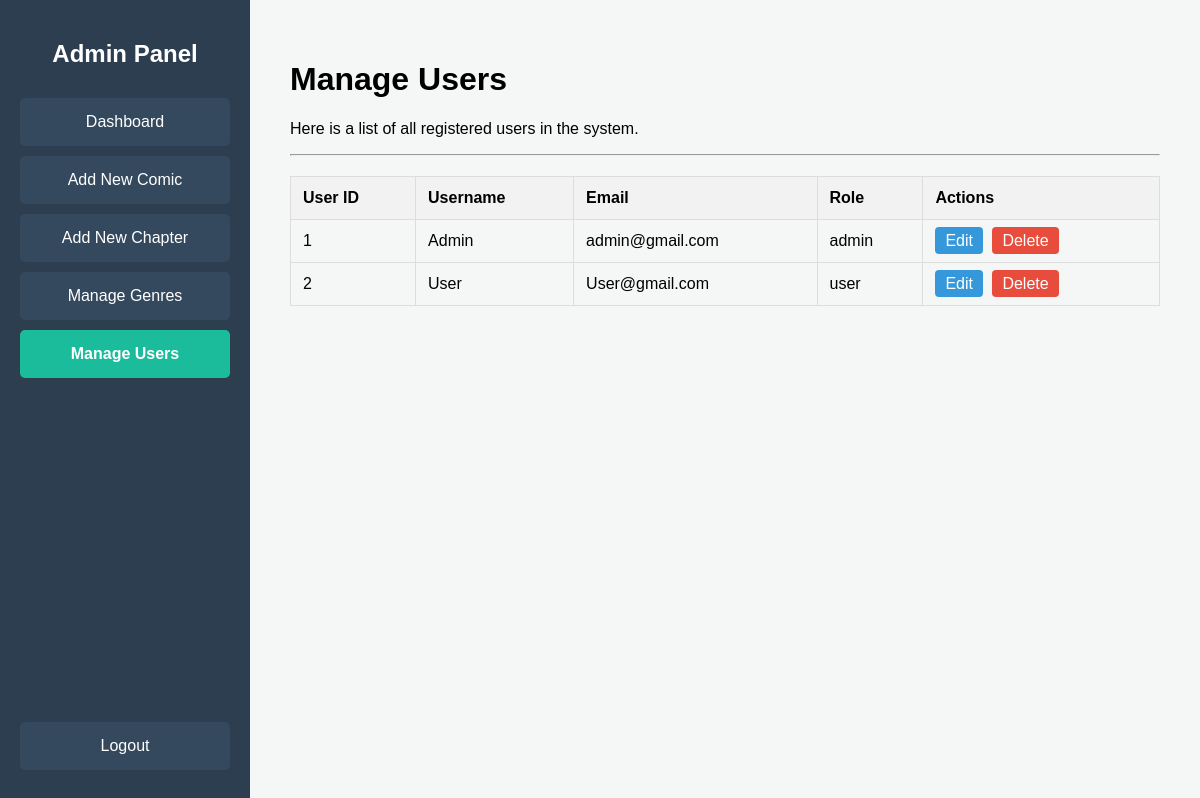
The page /code/admin/manage_users.php (signed in) on the database as committed earlier.
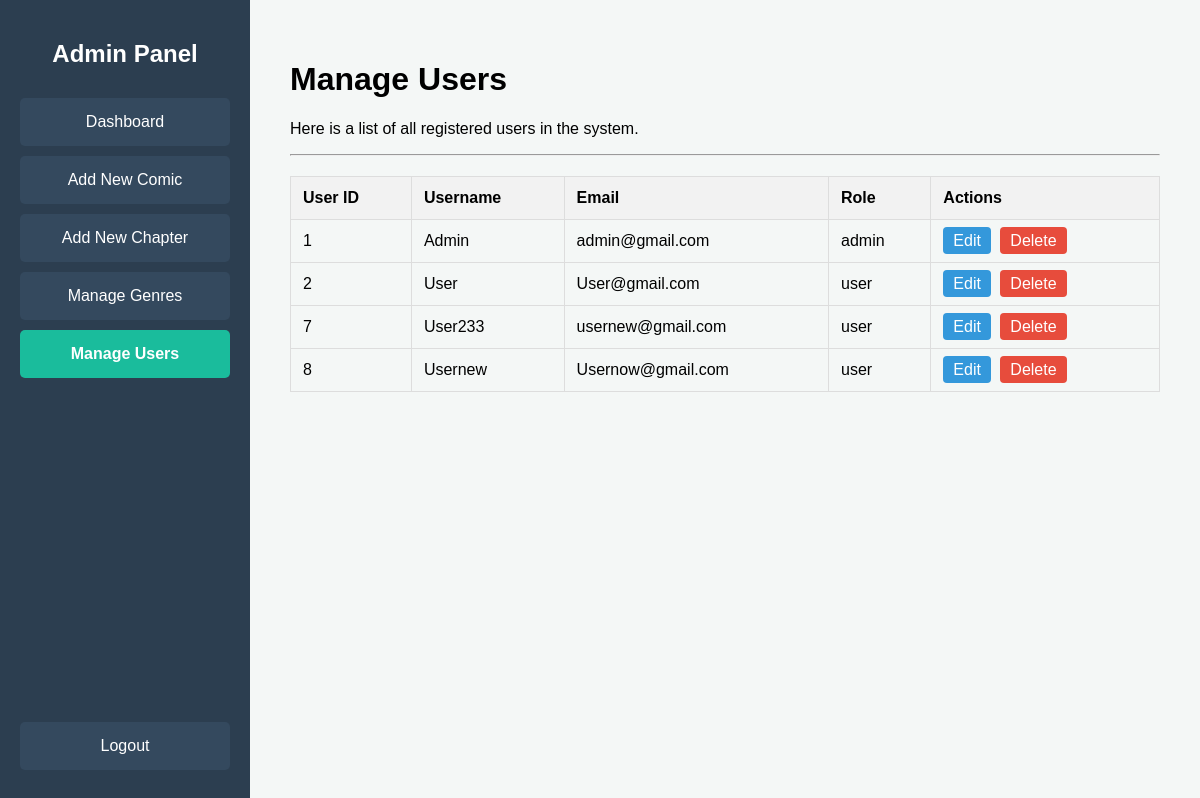
The same page on the database as committed later.
### tables this page shows
CREATE TABLE `tb_user` (
  `user_id` int(5) NOT NULL,
  `username` varchar(32) NOT NULL,
  `email` varchar(255) NOT NULL,
  `password` varchar(255) NOT NULL,
  `role` enum('admin','user') NOT NULL,
  `profile_picture_url` varchar(255) DEFAULT NULL,
  `created_at` date NOT NULL
);

### code/admin/manage_users.php (the view, shortened to what this page needs)
<?php
include '../connection.php';
?>
<!DOCTYPE html>
<html lang="en">
<head>
    <link rel="stylesheet" href="../../assets/css/admin_style.css">
</head>
<body>
    <div class="dashboard-container">
        <div class="sidebar">
            <h2>Admin Panel</h2>
            <a href="dashboard.php" class="nav-button">Dashboard</a>
            <a href="add_comic.php" class="nav-button">Add New Comic</a>
            <a href="add_chapter.php" class="nav-button">Add New Chapter</a>
            <a href="manage_genres.php" class="nav-button">Manage Genres</a>
            <a href="manage_users.php" class="nav-button active">Manage Users</a>
            <a href="../logout.php" class="nav-button logout-button" onclick="return confirm('Are you sure you want to log out?');">Logout</a>
        </div>
        <div class="main-content">
            <h1>Manage Users</h1>
            <p>Here is a list of all registered users in the system.</p>
            <hr>
            <table class="data-table">
                <thead>
                    <tr>
                        <th>User ID</th>
                        <th>Username</th>
                        <th>Email</th>
                        <th>Role</th>
                        <th>Actions</th>
                    </tr>
                </thead>
                <tbody>
                    <?php
                        $sql = "SELECT user_id, username, email, role FROM tb_user";
                        $result = mysqli_query($conn, $sql);
                        while ($user = mysqli_fetch_assoc($result)) {
                            echo '<tr>';
                            echo '<td>' . $user['user_id'] . '</td>';
                            echo '<td>' . htmlspecialchars($user['username']) . '</td>';
                            echo '<td>' . htmlspecialchars($user['email']) . '</td>';
                            echo '<td>' . htmlspecialchars($user['role']) . '</td>';
                            echo '<td>
                                    <a href="edit_user.php?id=' . $user['user_id'] . '" class="action-btn edit-btn">Edit</a>
                                    <a href="delete_user.php?id=' . $user['user_id'] . '" class="action-btn delete-btn" onclick="return confirm(\'Are you sure you want to delete this user?\');">Delete</a>
                                  </td>';
                            echo '</tr>';
                        }
                    ?>
                </tbody>
            </table>
        </div>
    </div>
</body>
</html>

Rows that differ between the two databases and show on the page:
added tb_user: user_id "7", username "User233", email "usernew@gmail.com", role "user"
added tb_user: user_id "8", username "Usernew", email "Usernow@gmail.com", role "user"
